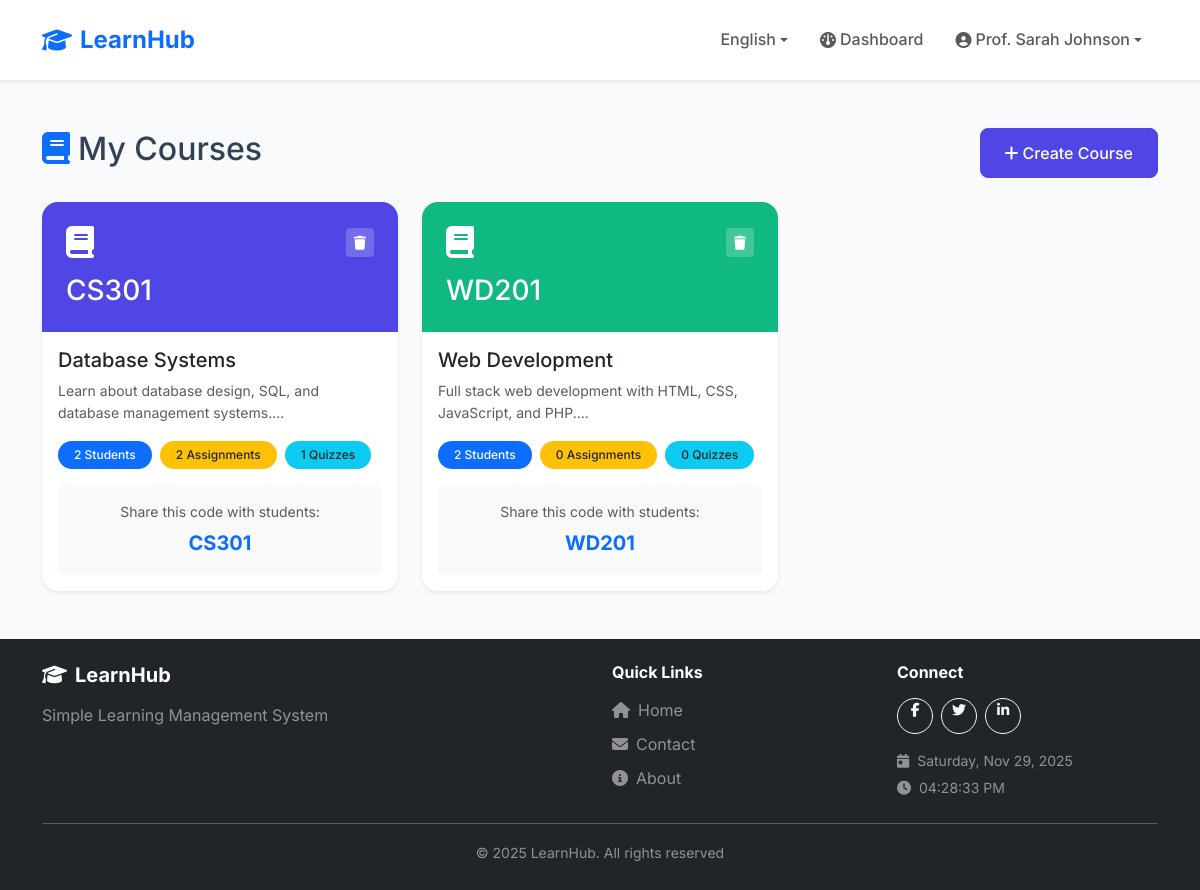
Screenshot of /teacher/courses.php (signed in) with the database file from the repository.
### tables this page shows
CREATE TABLE users (
    id INT AUTO_INCREMENT PRIMARY KEY,
    username VARCHAR(50) UNIQUE NOT NULL,
    email VARCHAR(100) UNIQUE NOT NULL,
    password VARCHAR(255) NOT NULL,
    full_name VARCHAR(100) NOT NULL,
    role ENUM('student', 'teacher', 'admin') DEFAULT 'student',
    student_id VARCHAR(20) NULL,
    created_at TIMESTAMP DEFAULT CURRENT_TIMESTAMP
);

CREATE TABLE courses (
    id INT AUTO_INCREMENT PRIMARY KEY,
    teacher_id INT NOT NULL,
    course_code VARCHAR(20) NOT NULL,
    course_name VARCHAR(100) NOT NULL,
    description TEXT,
    created_at TIMESTAMP DEFAULT CURRENT_TIMESTAMP,
    FOREIGN KEY (teacher_id) REFERENCES users(id) ON DELETE CASCADE
);

### config/languages.php (called while the page is built, shortened)
<?php
$currentLanguage = $_SESSION['language'];
$translationFile = __DIR__ . '/../lang/' . $currentLanguage . '.php';
if (file_exists($translationFile)) {
    $translations = require $translationFile;
} else {
    $translations = require __DIR__ . '/../lang/en.php';
}
function __($key) {
    global $translations;
    return $translations[$key] ?? $key;
}
function getCurrentLanguage() {
    return $_SESSION['language'] ?? 'en';
}
function getLanguageDirection() {
    $rtlLanguages = ['ar'];
    return in_array(getCurrentLanguage(), $rtlLanguages) ? 'rtl' : 'ltr';
}

### config/config.php (called while the page is built, shortened)
<?php
require_once __DIR__ . '/languages.php';
$pdo = null;
try {
    $pdo = new PDO(
        "mysql:host=" . DB_HOST . ";dbname=" . DB_NAME . ";charset=utf8mb4",
        DB_USER,
        DB_PASS,
        [
            PDO::ATTR_ERRMODE => PDO::ERRMODE_EXCEPTION,
            PDO::ATTR_DEFAULT_FETCH_MODE => PDO::FETCH_ASSOC,
            PDO::ATTR_EMULATE_PREPARES => false
        ]
    );
} catch (PDOException $e) {
    $pdo = null;
}
function isLoggedIn() {
    return isset($_SESSION['user_id']);
}
function getCurrentUser() {
    global $pdo;
    if ($pdo) {
        $stmt = $pdo->prepare("SELECT * FROM users WHERE id = ?");
        $stmt->execute([$_SESSION['user_id']]);
        return $stmt->fetch();
    }
    return [
        'id' => $_SESSION['user_id'] ?? null,
        'full_name' => $_SESSION['user_name'] ?? '',
        'role' => $_SESSION['user_role'] ?? ''
    ];
}
function hasRole($role) {
    return isset($_SESSION['user_role']) && $_SESSION['user_role'] === $role;
}
function sanitize($input) {
    return htmlspecialchars(trim($input), ENT_QUOTES, 'UTF-8');
}
?>

### teacher/courses.php (the view, shortened to what this page needs)
<?php
require_once '../config/config.php';
$user = getCurrentUser();
$stmt = $pdo->prepare("
    SELECT c.*,
           (SELECT COUNT(*) FROM enrollments WHERE course_id = c.id) as student_count,
           (SELECT COUNT(*) FROM assignments WHERE course_id = c.id) as assignment_count,
           (SELECT COUNT(*) FROM quizzes WHERE course_id = c.id) as quiz_count
    FROM courses c
    WHERE c.teacher_id = ?
    ORDER BY c.created_at DESC
");
$stmt->execute([$user['id']]);
$courses = $stmt->fetchAll();
include '../includes/header.php';
?>
<div class="container my-5">
    <div class="d-flex justify-content-between align-items-center mb-4">
        <h2><i class="fas fa-book text-primary <?= getLanguageDirection() === 'rtl' ? 'ms-2' : 'me-2' ?>"></i>My Courses</h2>
        <button class="btn btn-primary" data-bs-toggle="modal" data-bs-target="#createModal">
            <i class="fas fa-plus <?= getLanguageDirection() === 'rtl' ? 'ms-1' : 'me-1' ?>"></i>Create Course
        </button>
    </div>
    <?php if (empty($courses)): ?>
        <div class="card border-0 shadow-sm">
            <div class="card-body text-center py-5">
                <i class="fas fa-book fa-4x text-muted mb-3"></i>
                <p class="text-muted mb-3">You haven't created any courses yet.</p>
                <button class="btn btn-primary" data-bs-toggle="modal" data-bs-target="#createModal">
                    <i class="fas fa-plus <?= getLanguageDirection() === 'rtl' ? 'ms-1' : 'me-1' ?>"></i>Create Your First Course
                </button>
            </div>
        </div>
    <?php else: ?>
        <div class="row g-4">
            <?php
            $colors = ['#4f46e5', '#10b981', '#f59e0b', '#ef4444', '#06b6d4', '#8b5cf6'];
            foreach ($courses as $index => $course):
                $color = $colors[$index % count($colors)];
            ?>
                <div class="col-md-6 col-lg-4">
                    <div class="card border-0 shadow-sm h-100">
                        <div class="p-4 text-white" style="background: <?= $color ?>;">
                            <div class="d-flex justify-content-between align-items-center mb-3">
                                <i class="fas fa-book fa-2x"></i>
                                <form method="POST" class="d-inline" onsubmit="return confirm('Delete this course? All assignments, quizzes, and enrollments will be removed.');">
                                    <button type="submit" class="btn btn-sm text-white" style="background: rgba(255,255,255,0.2); border: none;">
                                        <i class="fas fa-trash"></i>
                                    </button>
                                </form>
                            </div>
                            <h3 class="mb-0"><?= sanitize($course['course_code']) ?></h3>
                        </div>
                        <div class="card-body">
                            <h5 class="mb-2"><?= sanitize($course['course_name']) ?></h5>
                            <p class="text-muted small mb-3">
                                <?= $course['description'] ? sanitize(substr($course['description'], 0, 100)) . '...' : 'No description' ?>
                            </p>
                            <div class="d-flex gap-2 flex-wrap mb-3">
                                <span class="badge bg-primary"><?= $course['student_count'] ?> Students</span>
                                <span class="badge bg-warning text-dark"><?= $course['assignment_count'] ?> Assignments</span>
                                <span class="badge bg-info text-dark"><?= $course['quiz_count'] ?> Quizzes</span>
                            </div>
                            <div class="bg-light p-3 rounded text-center">
                                <small class="text-muted d-block mb-1">Share this code with students:</small>
                                <strong class="fs-5 text-primary"><?= sanitize($course['course_code']) ?></strong>
                            </div>
                        </div>
                    </div>
                </div>
            <?php endforeach; ?>
        </div>
    <?php endif; ?>
</div>
<?php include '../includes/footer.php'; ?>

### includes/header.php (shortened to what this page needs)
<?php
require_once __DIR__ . '/../config/config.php';
$currentUser = getCurrentUser();
?>
<!DOCTYPE html>
<html lang="<?= getCurrentLanguage() ?>" dir="<?= getLanguageDirection() ?>">
<head>
    <link href="https://cdn.jsdelivr.net/npm/bootstrap@5.3.2/dist/css/bootstrap.min.css" rel="stylesheet">
    <link rel="stylesheet" href="https://cdnjs.cloudflare.com/ajax/libs/font-awesome/6.4.2/css/all.min.css">
    <link rel="stylesheet" href="<?= SITE_URL ?>/assets/css/style.css?v=<?= time() ?>">
</head>
<body>
    <nav class="navbar navbar-expand-lg navbar-light bg-white shadow-sm sticky-top">
        <div class="container">
            <a class="navbar-brand fw-bold text-primary" href="<?= SITE_URL ?>">
                <i class="fas fa-graduation-cap <?= getLanguageDirection() === 'rtl' ? 'ms-2' : 'me-2' ?>"></i><?= SITE_NAME ?>
            </a>
            <div class="collapse navbar-collapse" id="navbarNav">
                <ul class="navbar-nav <?= getLanguageDirection() === 'rtl' ? 'me-auto' : 'ms-auto' ?> align-items-center">
                    <li class="nav-item dropdown">
                        <a class="nav-link dropdown-toggle" href="#" id="langDropdown" role="button" data-bs-toggle="dropdown">
                            <?= AVAILABLE_LANGUAGES[getCurrentLanguage()]['flag'] ?> <?= AVAILABLE_LANGUAGES[getCurrentLanguage()]['name'] ?>
                        </a>
                    </li>
                    <?php if (isLoggedIn()): ?>
                        <?php if (hasRole('teacher') || hasRole('admin')): ?>
                            <li class="nav-item">
                                <a class="nav-link" href="<?= SITE_URL ?>/teacher/index.php">
                                    <i class="fas fa-gauge <?= getLanguageDirection() === 'rtl' ? 'ms-1' : 'me-1' ?>"></i><?= __('dashboard') ?>
                                </a>
                            </li>
                        <?php endif; ?>
                        <li class="nav-item dropdown">
                            <a class="nav-link dropdown-toggle" href="#" id="userDropdown" role="button" data-bs-toggle="dropdown">
                                <i class="fas fa-user-circle <?= getLanguageDirection() === 'rtl' ? 'ms-1' : 'me-1' ?>"></i><?= sanitize($currentUser['full_name']) ?>
                            </a>
                        </li>
                    <?php endif; ?>
                </ul>
            </div>
        </div>
    </nav>
    <main>

### assets/css/style.css (style rules this page uses)
:root { --primary-color: #4f46e5; --primary-dark: #4338ca; --secondary-color: #06b6d4; --success-color: #10b981; --warning-color: #f59e0b; --danger-color: #ef4444; --dark-color: #1f2937; --light-color: #f8fafc; --gradient-primary: linear-gradient(135deg, #4f46e5 0%, #06b6d4 100%); }
body { font-family: 'Inter', sans-serif; background-color: #f8fafc; color: #334155; line-height: 1.6; }
a { text-decoration: none; transition: all 0.3s ease; }
.navbar { padding: 1rem 0; }
.navbar-brand { font-size: 1.5rem; flex-shrink: 0; transition: all 0.3s ease; cursor: pointer; }
.navbar-brand i { display: inline-block; transition: transform 0.3s ease; }
.navbar-collapse { flex-grow: 1; }
.nav-link { font-weight: 500; padding: 0.5rem 1rem !important; border-radius: 0.5rem; transition: all 0.3s ease; display: inline-flex; align-items: center; white-space: nowrap; }
.nav-link i { display: inline-block; flex-shrink: 0; }
.card { border: none; border-radius: 1rem; box-shadow: 0 4px 6px -1px rgba(0, 0, 0, 0.1), 0 2px 4px -1px rgba(0, 0, 0, 0.06); transition: all 0.3s ease; overflow: hidden; }
.btn-primary { background: var(--primary-color); border-color: var(--primary-color); padding: 0.75rem 1.5rem; border-radius: 0.5rem; font-weight: 500; }
.badge { padding: 0.5rem 1rem; border-radius: 2rem; font-weight: 500; }

### includes/header.php (style rules this page uses)
body { font-family:'Inter',sans-serif;background-color:#f8fafc;color:#334155;line-height:1.6;margin:0 }
.navbar { padding:1rem 0;background:#fff!important }
.navbar-brand,.nav-link,.dropdown-item { display:inline-flex;align-items:center }

### rows the page displays
users: full_name "Prof. Sarah Johnson"
courses: course_code "CS301", course_name "Database Systems", description "Learn about database design, SQL, and database management systems.", student_count "2", assignment_count "2", quiz_count "1"
courses: course_code "WD201", course_name "Web Development", description "Full stack web development with HTML, CSS, JavaScript, and PHP.", student_count "2", assignment_count "0", quiz_count "0"

### other values shown
SITE_NAME "LearnHub"
AVAILABLE_LANGUAGES[getCurrentLanguage()]['name'] "English"
__('dashboard') "Dashboard"
__('simple_lms') "Simple Learning Management System"
__('quick_links') "Quick Links"
__('home') "Home"
__('contact') "Contact"
__('about') "About"
__('connect') "Connect"
__('all_rights_reserved') "All rights reserved"
